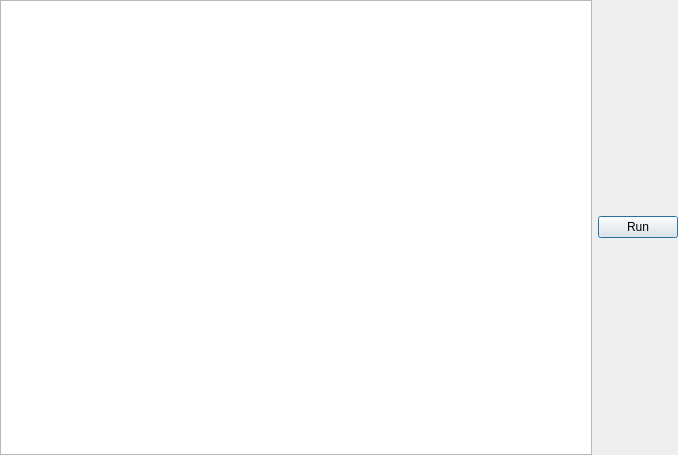
<?xml version="1.0" encoding="UTF-8"?>
<ui version="4.0">
 <class>StrategyEditor</class>
 <widget class="QDialog" name="StrategyEditor">
  <property name="geometry">
   <rect>
    <x>0</x>
    <y>0</y>
    <width>678</width>
    <height>455</height>
   </rect>
  </property>
  <property name="windowTitle">
   <string>Dialog</string>
  </property>
  <layout class="QGridLayout" name="gridLayout_2">
   <property name="margin">
    <number>0</number>
   </property>
   <item row="0" column="0">
    <layout class="QGridLayout" name="gridLayout">
     <item row="0" column="0">
      <widget class="QTextEdit" name="textEdit"/>
     </item>
     <item row="0" column="1">
      <widget class="QPushButton" name="runBtn">
       <property name="text">
        <string>Run</string>
       </property>
      </widget>
     </item>
    </layout>
   </item>
  </layout>
 </widget>
 <resources/>
 <connections/>
</ui>
